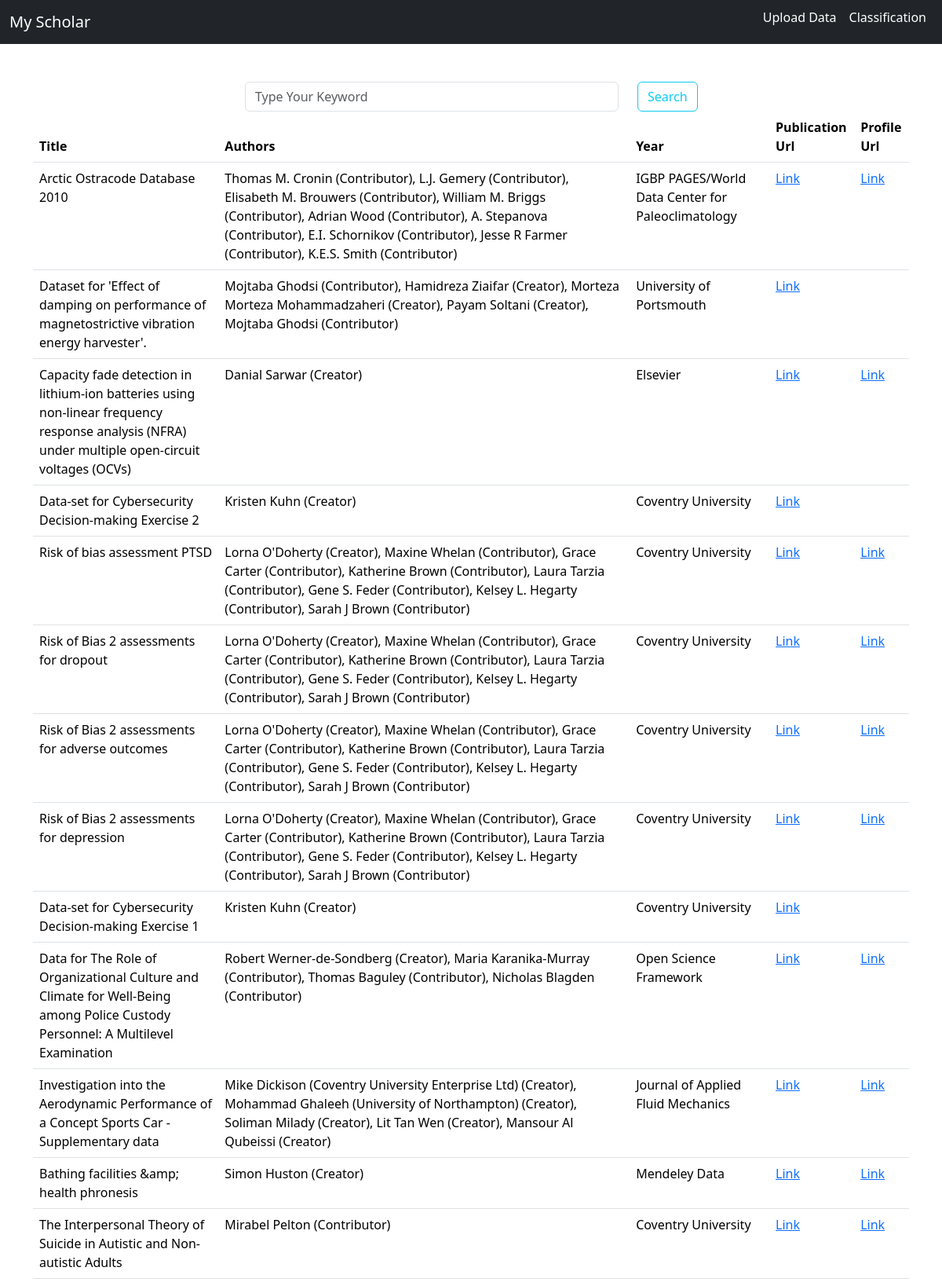
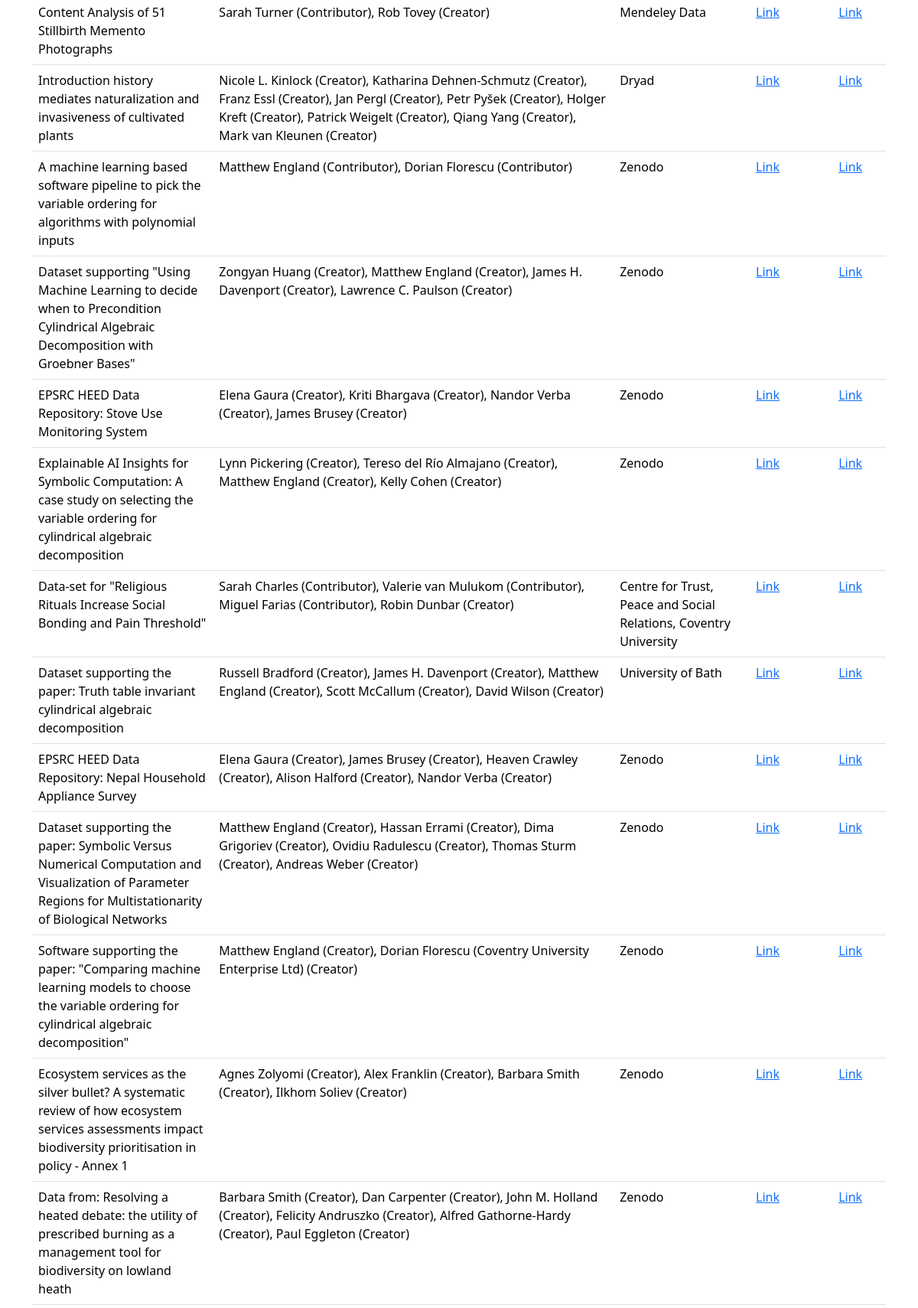
The page / (upper part) on the database its author committed (2 pictures, top to bottom).
### myscholar/models.py (models this page shows, shortened)
class MyModel(models.Model):
    title = models.CharField(max_length=255, null=True, blank=True)
    author = models.CharField(max_length=255, null=True, blank=True)
    year = models.CharField(max_length=255, null=True, blank=True)
    publication_url = models.URLField(null=True, blank=True)
    profile_url = models.URLField(null=True, blank=True)

### myscholar/views.py (the view, shortened to what this page needs)
# urls.py: 2. Add a URL to urlpatterns:  path('', views.home, name='home')
def home(request):
    try:
        automate_data()
    except:
        pass
    data = MyModel.objects.all()
    if data:
        context = {"data": data}
        return render(request, 'myscholar/home.html', context)
    return render(request, 'myscholar/home.html')

### myscholar/templates/myscholar/home.html (shortened to what this page needs)
{% extends 'myscholar/base.html' %}
{% block content %}
  <div class="container w-50 mt-5">
    <form action="" method="POST">
      <div class="row">
        <div class="col-md-10">
          {% if search_keyword %}
            <input class="form-control" type="text" name="keyword" value="{{ search_keyword }}" />
            {% else %}
            <input class="form-control" type="text" name="keyword" placeholder="Type Your Keyword" />
          {% endif %}
        </div>
        <div class="col-md-2 text-center">
          <input class="btn btn-outline-info" type="submit" value="Search" />
        </div>
      </div>
    </form>
  </div>
  {% if data %}
    <div class="container">
      <table class="table">
        <thead>
          <tr>
            <th>Title</th>
            <th>Authors</th>
            <th>Year</th>
            <th>Publication Url</th>
            <th>Profile Url</th>
          </tr>
        </thead>
        <tbody>
          {% for d in data %}
            <tr>
              <td>{{ d.title }}</td>
              {% if d.author %}
                <td>{{ d.author }}</td>
              {% else %}
                <td></td>
              {% endif %}
              {% if d.year %}
                <td>{{ d.year }}</td>
              {% else %}
                <td></td>
              {% endif %}
              {% if d.publication_url %}
                <td>
                  <a href="{{ d.publication_url }}">Link</a>
                </td>
              {% else %}
                <td></td>
              {% endif %}
              {% if d.profile_url %}
                <td>
                  <a href="{{ d.profile_url }}">Link</a>
                </td>
              {% else %}
                <td></td>
              {% endif %}
            </tr>
          {% endfor %}
        </tbody>
      </table>
    </div>
  {% endif %}
{% endblock %}

### myscholar/templates/myscholar/base.html (shortened to what this page needs)
<!DOCTYPE html>
<html lang="en">
  <head>
    <link rel="stylesheet" href="https://cdn.jsdelivr.net/npm/bootstrap@5.3.2/dist/css/bootstrap.min.css" />
  </head>
  <body>
    <nav class="navbar navbar-expand-sm navbar-dark bg-dark">
      <div class="container-fluid">
        <a class="navbar-brand" href="{% url 'home' %}">My Scholar</a>
        <div class="collapse navbar-collapse" id="mynavbar">
          <ul class="navbar-nav ms-auto">
            <li class="nav-item" style="margin-top:-12px;">
              <a class="nav-link active" href="{% url 'upload_data' %}">Upload Data</a>
            </li>
            <li class="nav-item" style="margin-top:-12px;">
              <a class="nav-link active" href="{% url 'classification' %}">Classification</a>
            </li>
          </ul>
        </div>
      </div>
    </nav>
    {% block content %}
    {% endblock %}
  </body>
</html>

### rows shown on the page
MyModel: title "Arctic Ostracode Database 2010", author "Thomas M. Cronin (Contributor), L.J. Gemery (Contributor), Elisabeth M. Brouwers (Contributor), William M. Briggs (Contributor), Adrian Wood (Contributor), A. Stepanova (Contributor), E.I. Schornikov (Contributor), Jesse R Farmer (Contributor), K.E.S. Smith (Contributor)", year "IGBP PAGES/World Data Center for Paleoclimatology"
MyModel: title "Dataset for 'Effect of damping on performance of magnetostrictive vibration energy harvester'.", author "Mojtaba Ghodsi (Contributor), Hamidreza Ziaifar (Creator), Morteza Morteza Mohammadzaheri (Creator), Payam Soltani (Creator), Mojtaba Ghodsi (Contributor)", year "University of Portsmouth"
MyModel: title "Capacity fade detection in lithium-ion batteries using non-linear frequency response analysis (NFRA) under multiple open-circuit voltages (OCVs)", author "Danial Sarwar (Creator)", year "Elsevier"
MyModel: title "Data-set for Cybersecurity Decision-making Exercise 2", author "Kristen Kuhn (Creator)", year "Coventry University"
MyModel: title "Risk of bias assessment PTSD", author "Lorna O'Doherty (Creator), Maxine Whelan (Contributor), Grace Carter (Contributor), Katherine Brown (Contributor), Laura Tarzia (Contributor), Gene S. Feder (Contributor), Kelsey L. Hegarty (Contributor), Sarah J Brown (Contributor)", year "Coventry University"
MyModel: title "Risk of Bias 2 assessments for dropout", author "Lorna O'Doherty (Creator), Maxine Whelan (Contributor), Grace Carter (Contributor), Katherine Brown (Contributor), Laura Tarzia (Contributor), Gene S. Feder (Contributor), Kelsey L. Hegarty (Contributor), Sarah J Brown (Contributor)", year "Coventry University"
MyModel: title "Risk of Bias 2 assessments for adverse outcomes", author "Lorna O'Doherty (Creator), Maxine Whelan (Contributor), Grace Carter (Contributor), Katherine Brown (Contributor), Laura Tarzia (Contributor), Gene S. Feder (Contributor), Kelsey L. Hegarty (Contributor), Sarah J Brown (Contributor)", year "Coventry University"
MyModel: title "Risk of Bias 2 assessments for depression", author "Lorna O'Doherty (Creator), Maxine Whelan (Contributor), Grace Carter (Contributor), Katherine Brown (Contributor), Laura Tarzia (Contributor), Gene S. Feder (Contributor), Kelsey L. Hegarty (Contributor), Sarah J Brown (Contributor)", year "Coventry University"
MyModel: title "Data-set for Cybersecurity Decision-making Exercise 1", author "Kristen Kuhn (Creator)", year "Coventry University"
MyModel: title "Data for The Role of Organizational Culture and Climate for Well-Being among Police Custody Personnel: A Multilevel Examination", author "Robert Werner-de-Sondberg (Creator), Maria Karanika-Murray (Contributor), Thomas Baguley (Contributor), Nicholas Blagden (Contributor)", year "Open Science Framework"
MyModel: title "Investigation into the Aerodynamic Performance of a Concept Sports Car - Supplementary data", author "Mike Dickison (Coventry University Enterprise Ltd) (Creator), Mohammad Ghaleeh (University of Northampton) (Creator), Soliman Milady (Creator), Lit Tan Wen (Creator), Mansour Al Qubeissi (Creator)", year "Journal of Applied Fluid Mechanics"
MyModel: title "Bathing facilities &amp; health phronesis", author "Simon Huston (Creator)", year "Mendeley Data"
MyModel: title "The Interpersonal Theory of Suicide in Autistic and Non-autistic Adults", author "Mirabel Pelton (Contributor)", year "Coventry University"
MyModel: title "Content Analysis of 51 Stillbirth Memento Photographs", author "Sarah Turner (Contributor), Rob Tovey (Creator)", year "Mendeley Data"
MyModel: title "Introduction history mediates naturalization and invasiveness of cultivated plants", author "Nicole L. Kinlock (Creator), Katharina Dehnen-Schmutz (Creator), Franz Essl (Creator), Jan Pergl (Creator), Petr Pyšek (Creator), Holger Kreft (Creator), Patrick Weigelt (Creator), Qiang Yang (Creator), Mark van Kleunen (Creator)", year "Dryad"
MyModel: title "A machine learning based software pipeline to pick the variable ordering for algorithms with polynomial inputs", author "Matthew England (Contributor), Dorian Florescu (Contributor)", year "Zenodo"
MyModel: title "Dataset supporting \"Using Machine Learning to decide when to Precondition Cylindrical Algebraic Decomposition with Groebner Bases\"", author "Zongyan Huang (Creator), Matthew England (Creator), James H. Davenport (Creator), Lawrence C. Paulson (Creator)", year "Zenodo"
MyModel: title "EPSRC HEED Data Repository: Stove Use Monitoring System", author "Elena Gaura (Creator), Kriti Bhargava (Creator), Nandor Verba (Creator), James Brusey (Creator)", year "Zenodo"
MyModel: title "Explainable AI Insights for Symbolic Computation: A case study on selecting the variable ordering for cylindrical algebraic decomposition", author "Lynn Pickering (Creator), Tereso del Río Almajano (Creator), Matthew England (Creator), Kelly Cohen (Creator)", year "Zenodo"
MyModel: title "Data-set for \"Religious Rituals Increase Social Bonding and Pain Threshold\"", author "Sarah Charles (Contributor), Valerie van Mulukom (Contributor), Miguel Farias (Contributor), Robin Dunbar (Creator)", year "Centre for Trust, Peace and Social Relations, Coventry University"
MyModel: title "Dataset supporting the paper: Truth table invariant cylindrical algebraic decomposition", author "Russell Bradford (Creator), James H. Davenport (Creator), Matthew England (Creator), Scott McCallum (Creator), David Wilson (Creator)", year "University of Bath"
MyModel: title "EPSRC HEED Data Repository: Nepal Household Appliance Survey", author "Elena Gaura (Creator), James Brusey (Creator), Heaven Crawley (Creator), Alison Halford (Creator), Nandor Verba (Creator)", year "Zenodo"
MyModel: title "Dataset supporting the paper: Symbolic Versus Numerical Computation and Visualization of Parameter Regions for Multistationarity of Biological Networks", author "Matthew England (Creator), Hassan Errami (Creator), Dima Grigoriev (Creator), Ovidiu Radulescu (Creator), Thomas Sturm (Creator), Andreas Weber (Creator)", year "Zenodo"
MyModel: title "Software supporting the paper: \"Comparing machine learning models to choose the variable ordering for cylindrical algebraic decomposition\"", author "Matthew England (Creator), Dorian Florescu (Coventry University Enterprise Ltd) (Creator)", year "Zenodo"
MyModel: title "Ecosystem services as the silver bullet? A systematic review of how ecosystem services assessments impact biodiversity prioritisation in policy - Annex 1", author "Agnes Zolyomi (Creator), Alex Franklin (Creator), Barbara Smith (Creator), Ilkhom Soliev (Creator)", year "Zenodo"
MyModel: title "Data from: Resolving a heated debate: the utility of prescribed burning as a management tool for biodiversity on lowland heath", author "Barbara Smith (Creator), Dan Carpenter (Creator), John M. Holland (Creator), Felicity Andruszko (Creator), Alfred Gathorne-Hardy (Creator), Paul Eggleton (Creator)", year "Zenodo"
